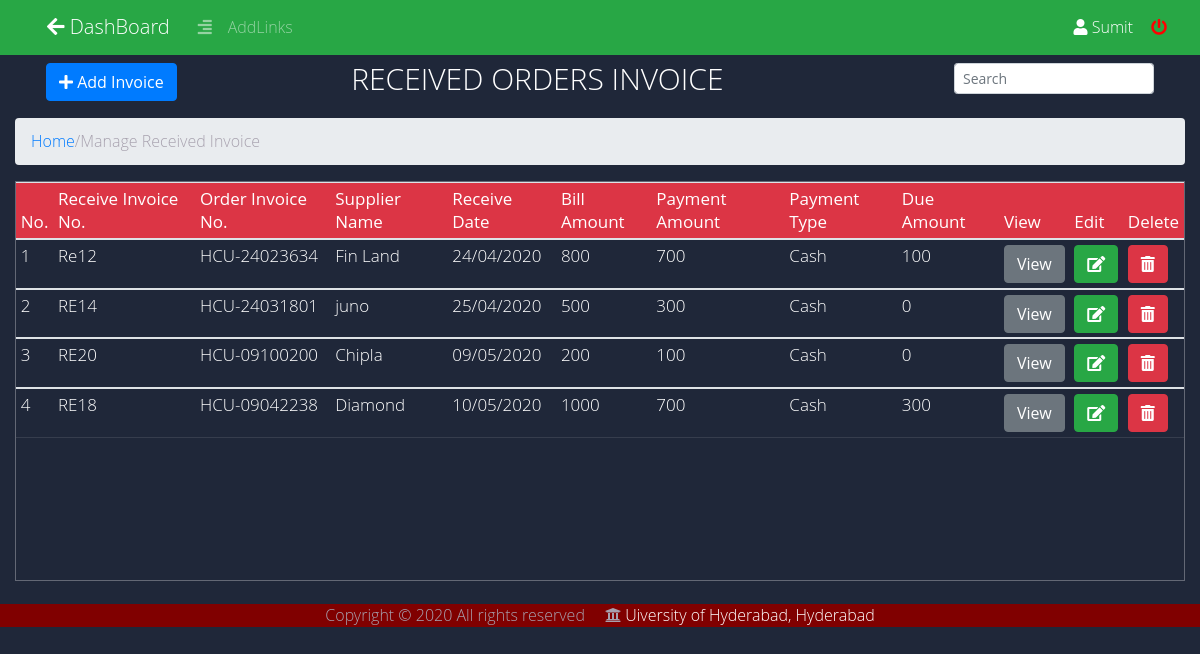
Screenshot of /admin/recived_invoice.php (signed in) with the database file from the repository.
### tables this page shows
CREATE TABLE `recive_order_details` (
  `recive_id` int(11) NOT NULL,
  `recive_invoice_no` varchar(30) DEFAULT NULL,
  `supplier_id` int(11) NOT NULL,
  `order_id` int(11) DEFAULT NULL,
  `recive_date` date NOT NULL,
  `item_total_amount` int(11) NOT NULL,
  `payment_amount` int(11) NOT NULL,
  `payment_type` varchar(20) DEFAULT NULL,
  `due_amount` int(11) NOT NULL,
  `reg_id` varchar(30) DEFAULT NULL
);

CREATE TABLE `orders` (
  `orders_id` int(11) NOT NULL,
  `orders_date` timestamp NOT NULL DEFAULT current_timestamp() ON UPDATE current_timestamp(),
  `supplier_id` int(11) NOT NULL,
  `reg_id` varchar(30) NOT NULL,
  `supplier_contact_person` varchar(20) NOT NULL,
  `orders_invoice_no` varchar(30) NOT NULL,
  `orders_status` tinyint(1) NOT NULL
);

CREATE TABLE `supplier` (
  `supplier_id` int(11) NOT NULL,
  `contact_person_name` varchar(30) DEFAULT NULL,
  `supplier_name` varchar(30) NOT NULL,
  `mobile_no` varchar(20) DEFAULT NULL,
  `email` varchar(50) NOT NULL,
  `address` varchar(30) DEFAULT NULL,
  `record_date` date DEFAULT NULL
);

### admin/recived_invoice.php (the view, shortened to what this page needs)
<!DOCTYPE html>
<html lang="en">
<?php include ("includes/admin_header.php");?>
<body style="overflow: auto;">
<?php include("includes/admin_navbar.php"); ?>
		<div class="col-lg-12 m-auto" style="background-color: #1F2739;"><br><br>
			<nav class="navbar">
			  	<div class="container-fluid">
			  		<button type="button" class="btn btn-primary" data-toggle="modal" data-target="#drugmodal">
						<i class="fa fa-plus" aria-hidden="true"></i>&nbsp;Add Invoice
					</button>
					<ul class="nav navbar-nav">
			      		<h2 id="h">Received Orders Invoice</h2>
			    	</ul>
					<ul>
						<div class='input-group' id="in">
			    			<input class="form-control form-control-sm ml-3 w-75"  type="text" placeholder="Search" name="" id="search" onkeyup="searchfun()"  aria-label="Search">
  						</div>
			  		</ul>
			 	</div>
			</nav>
		</div>
		<div class="col-lg-12 m-auto">
			<ol class="breadcrumb">
			  <li><a href="index.php">Home</a></li> /
			  <li class="active">Manage Received Invoice</li>
			</ol>
			<div class="tbl-content">
				<table id="invoiceTable"class="table table-sm table table-hover">
					<thead class="badge-danger">
						<tr>
							<th>No.</th>
						    <th>Receive Invoice No.</th>
						    <th>Order Invoice No.</th>
						    <th>Supplier Name</th>
						    <th>Receive Date</th>
						    <th>Bill Amount</th>
						    <th>Payment Amount</th>
						    <th>Payment Type</th>
						    <th>Due Amount</th>
						    <th>View</th>
						    <th>Edit</th>
						    <th>Delete</th>
						</tr>
					</thead>
					<?php
					$query = "SELECT r.recive_id,r.recive_invoice_no,o.orders_invoice_no,s.supplier_name,DATE_FORMAT(r.recive_date,'%d/%m/%Y') AS doj,r.item_total_amount,r.payment_amount,r.payment_type,r.due_amount FROM recive_order_details r inner join orders o on o.orders_id=r.order_id inner join supplier s on r.supplier_id = s.supplier_id  ORDER BY r.recive_date ASC;";
						$run = mysqli_query($conn,$query);
						$counter=1;
						if($run)
						{
							while($row = mysqli_fetch_array($run))
							{
					?>
					<tbody>
						<tr>
						 	<td><?php echo $counter; ?></td>
						    <td><?php echo $row['recive_invoice_no']; ?></td>
						    <td><?php echo $row['orders_invoice_no']; ?></td>
							<td><?php echo $row['supplier_name']; ?></td>
							<td><?php echo $row['doj']; ?></td>
							<td><?php echo $row['item_total_amount']; ?></td>
							<td><?php echo $row['payment_amount']; ?></td>
							<td><?php echo $row['payment_type']; ?></td>
							<td><?php echo $row['due_amount']; ?></td>
							<td>
							    <button type="button" class="btn btn-secondary "><a href="supplier_supply_item.php?id=<?php echo $row['recive_id']; ?>" class="text-white">View</a>
							    </button>
						    </td>
							<td>
							    <button type="button" class="btn btn-success "><a href="#?id=<?php echo $row['recive_id']; ?>" class="text-white"><i class="fas fa-edit"></i></a>
							    </button>
						    </td>
							<td>
							    <button type="button" class="btn btn-danger "><a href="#?id=<?php echo $row['recive_id'];?>" class="text-white" onclick="javascript:return confirm('Do you want to Delete?');"><i class="fas fa-trash-alt"></i></a>
							     </button>
							</td>
						</tr>
					</tbody>
					<?php
								$counter++;
							}
						}
						else
						{
							$_SESSION['message'] = 'No Record Found !';
						}
					?>
				</table>
			</div>
		</div>
		<?php include ("../footer.php");?>
</body>
</html>

### admin/mycss/mystyle.css (style rules this page uses)
#h { font-size: 30px; color: #fff; text-transform: uppercase; font-weight: 300; margin-bottom: 10px; margin-top: 4px; }
#in { margin-top: 10px; }
table { width:100%; border-radius: 2em; }
.tbl-content { height:400px; overflow-x:auto; margin-top: 1px; border: 1px solid rgba(255,255,255,0.3); }
th { position: sticky; top: 0; padding: 20px 15px; font-weight: 500; font-size: 17px; color: #fff; box-shadow: 0 2px 2px -1px rgba(0, 0, 0, 0.4); }
td { padding: 10px; vertical-align:middle; font-weight: 300; font-size: 17px; color: #fff; border-bottom: solid 1px rgba(255,255,255,0.1); }

### admin/recived_invoice.php (style rules this page uses)
body { font-family: 'Open Sans', sans-serif; font-weight: 300; line-height: 1.42em; color:#A7A1AE; background-color:#1F2739; overflow: hidden; }

### rows the page displays
recive_order_details: recive_invoice_no "Re12", order.orders_invoice_no "HCU-24023634", supplier.supplier_name "Fin Land", doj "24/04/2020", item_total_amount "800", payment_amount "700", payment_type "Cash", due_amount "100"
recive_order_details: recive_invoice_no "RE14", order.orders_invoice_no "HCU-24031801", supplier.supplier_name "juno", doj "25/04/2020", item_total_amount "500", payment_amount "300", payment_type "Cash", due_amount "0"
recive_order_details: recive_invoice_no "RE20", order.orders_invoice_no "HCU-09100200", supplier.supplier_name "Chipla", doj "09/05/2020", item_total_amount "200", payment_amount "100", payment_type "Cash", due_amount "0"
recive_order_details: recive_invoice_no "RE18", order.orders_invoice_no "HCU-09042238", supplier.supplier_name "Diamond", doj "10/05/2020", item_total_amount "1000", payment_amount "700", payment_type "Cash", due_amount "300"

### other values shown
$_SESSION['adminname'] "Sumit"
